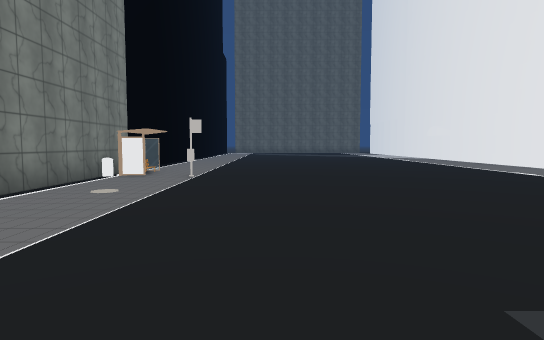
[1] (above)

24 first-person views from a walk through a scene from a Unity 3-D project. The camera is 1.4 m above the floor, tilts 4° down and sees 75° across. The floor is counted in squares, 2 m on a side. Each view is taken from the middle of a square. On the plan, view 1 faces up. The plan holds only what a view shows up to about 11 squares ahead; the rest is blank. The place goes on beyond the plan. Some animated figures are not drawn. Some surface patterns are stand-ins.

[2]
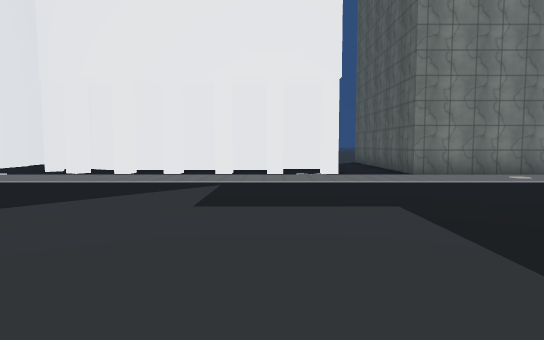

[3]
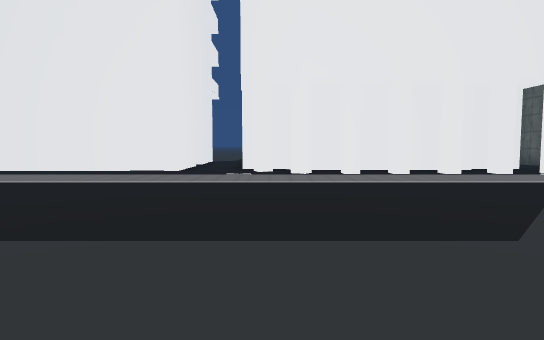

[4]
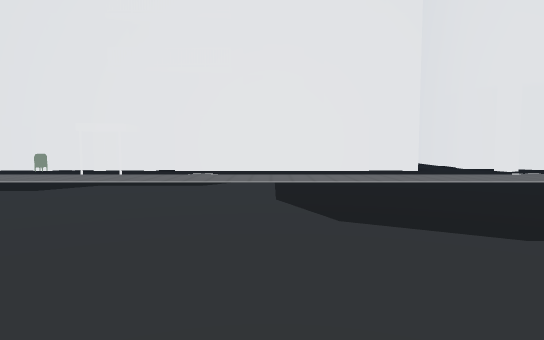

[5]
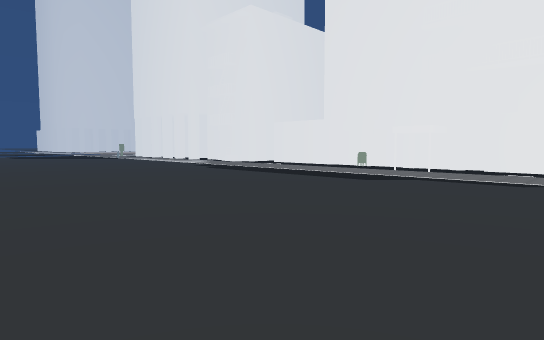

[6]
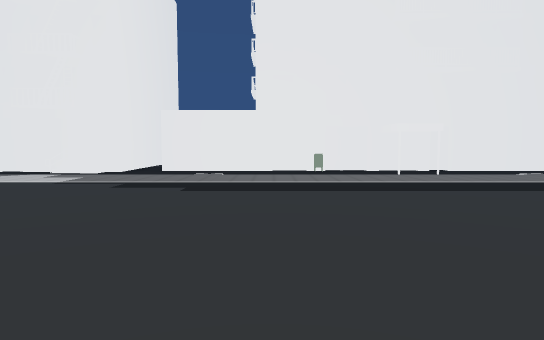

[7]
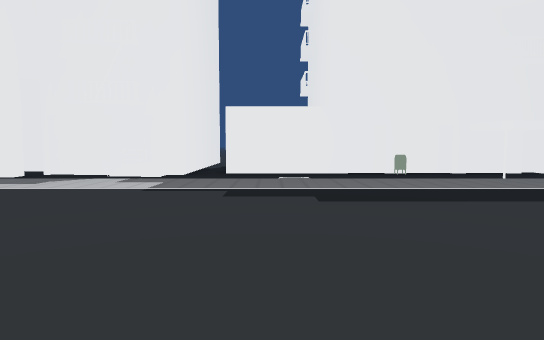

[8]
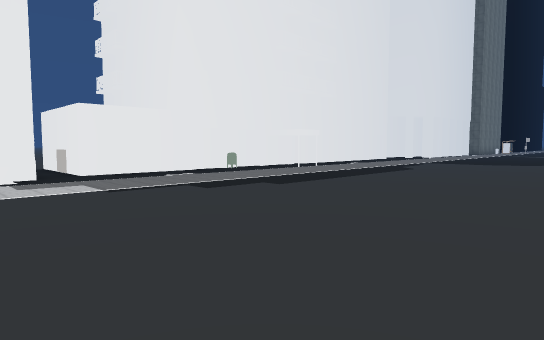

[9]
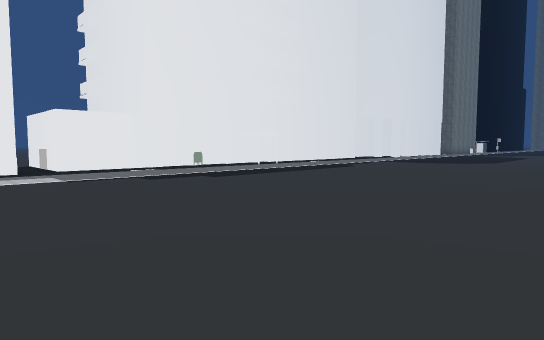

[10]
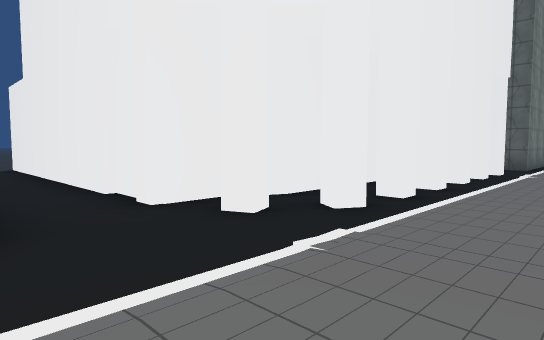

[11]
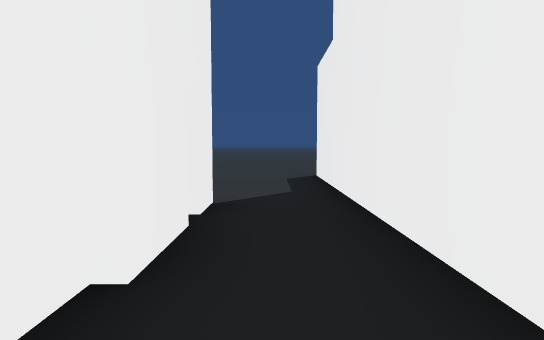

[12]
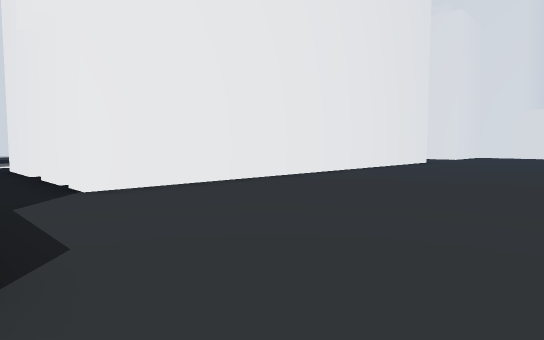

[13]
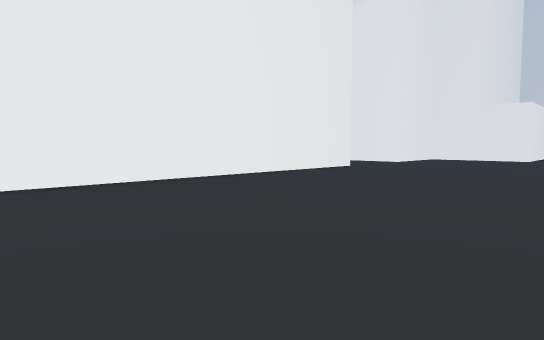

[14]
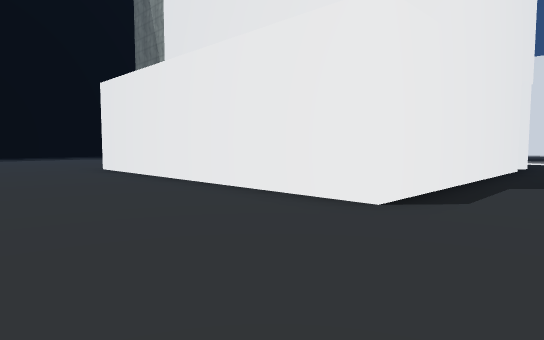

[15]
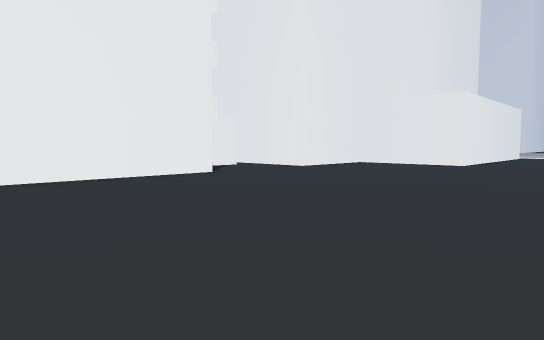

[16]
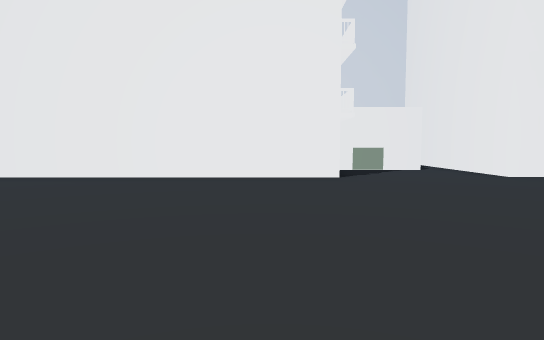

[17]
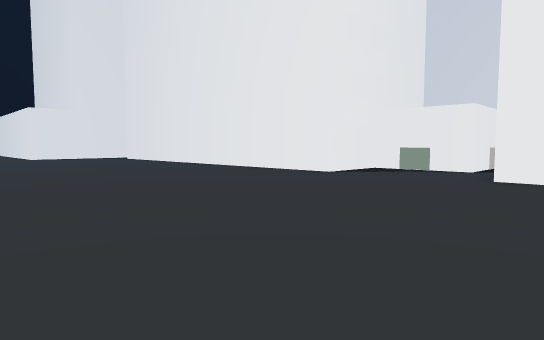

[18]
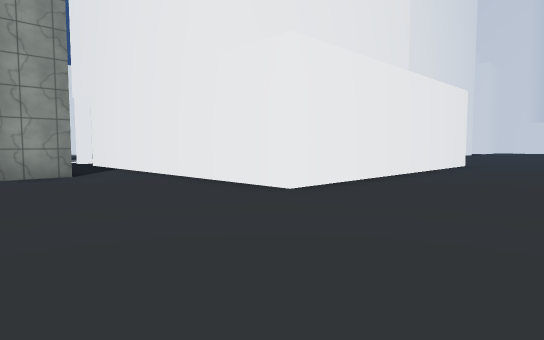

[19]
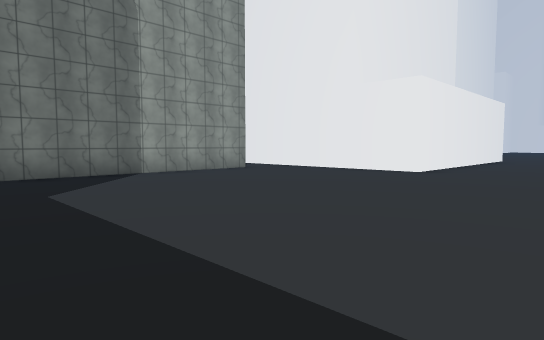

[20]
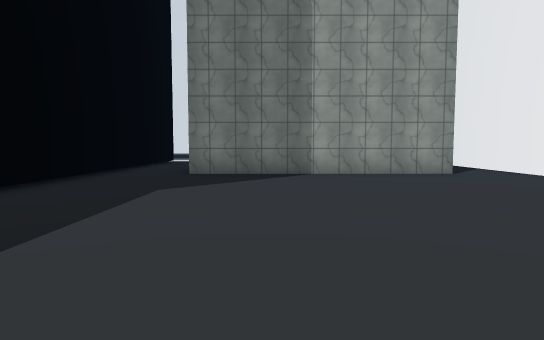

[21]
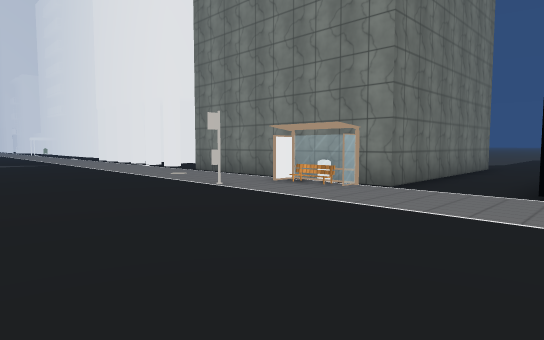

[22]
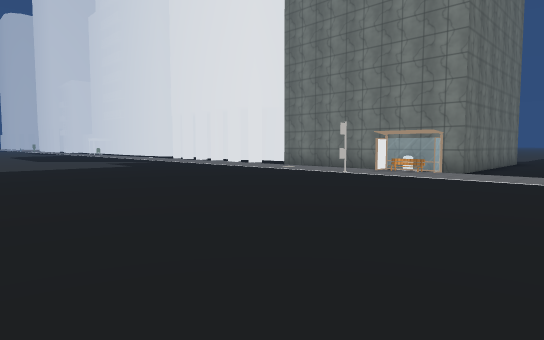

[23]
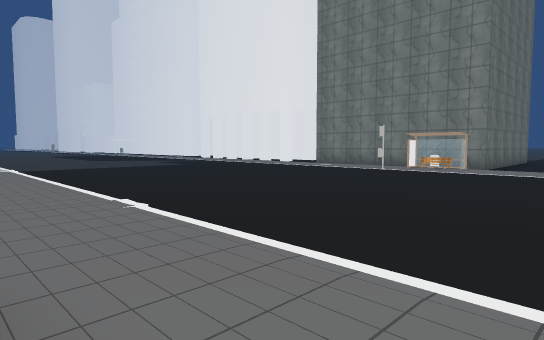

[24]
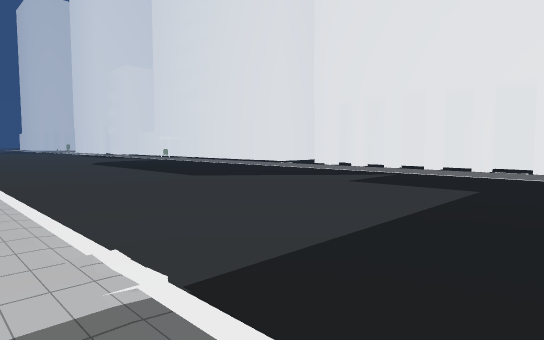

### Floor plan
Key: @ floor where view 1 was taken; # wall or solid block; . floor; B building; I bin; M mailbox; O other object.
Columns run from 19 left of view 1 to 8 right of it. Each row starts with its distance up from view 1.
 13                  ...........
 12                 ...........B
 11 ............................
 10 .........#######............
  9 .........#     IO...........
  8 .........#     #O..........
  7 .........#     #...........
  6 .........#     #...........
  5 .........#     #...........
  4 .........#   ###...........
  3 ............ ..............
  2 ............ ..............
  1  ...#        B.............
  0  ...#        BB....@.......
 -1  ...#        B.B...........
 -2  ...#        B............
 -3  ...#        B............
 -4  ...#        BBB..........
 -5 ....#        BB...........
 -6 ....#        BB...........
 -7 ....###BBBBB .............
 -8 .........................
 -9 ........######...........
-10   ......#    #...........
-11  .......#    #.........
-12  .......#    #..........
-13  .......#    #............
-14  .......#    #............
-15  .......#    #............
-16 ........#    #............
-17 ........#    #............
-18 ........#    #...........
-19 ........#    #...........
-20 ........#    #M..........
-21  .......###  #...........
-22  .........#  #...........
-23 ..........#  #............
-24 ..........####............
-25 ..........................
-26 ........#     B...........
-27 .....         #...........

Positions as (right, up) in squares from view 1, and headings:
1: (0, 0), facing up
2: (5, 0), facing left
3: (5, -6), facing left
4: (5, -13), facing left
5: (6, -13), facing down-left
6: (5, -21), facing left
7: (4, -23), facing left
8: (4, -27), facing up-left
9: (6, -27), facing up-left
10: (-2, -9), facing up-left
11: (-7, -8), facing left
12: (-17, -7), facing down-right
13: (-18, -11), facing down-right
14: (-19, -9), facing up-right
15: (-19, -16), facing down-right
16: (-19, -20), facing right
17: (-19, -27), facing up-right
18: (-19, 6), facing down-right
19: (-19, 11), facing down-right
20: (-19, 8), facing right
21: (2, 13), facing down-left
22: (6, 13), facing down-left
23: (8, 13), facing down-left
24: (7, 3), facing down-left
